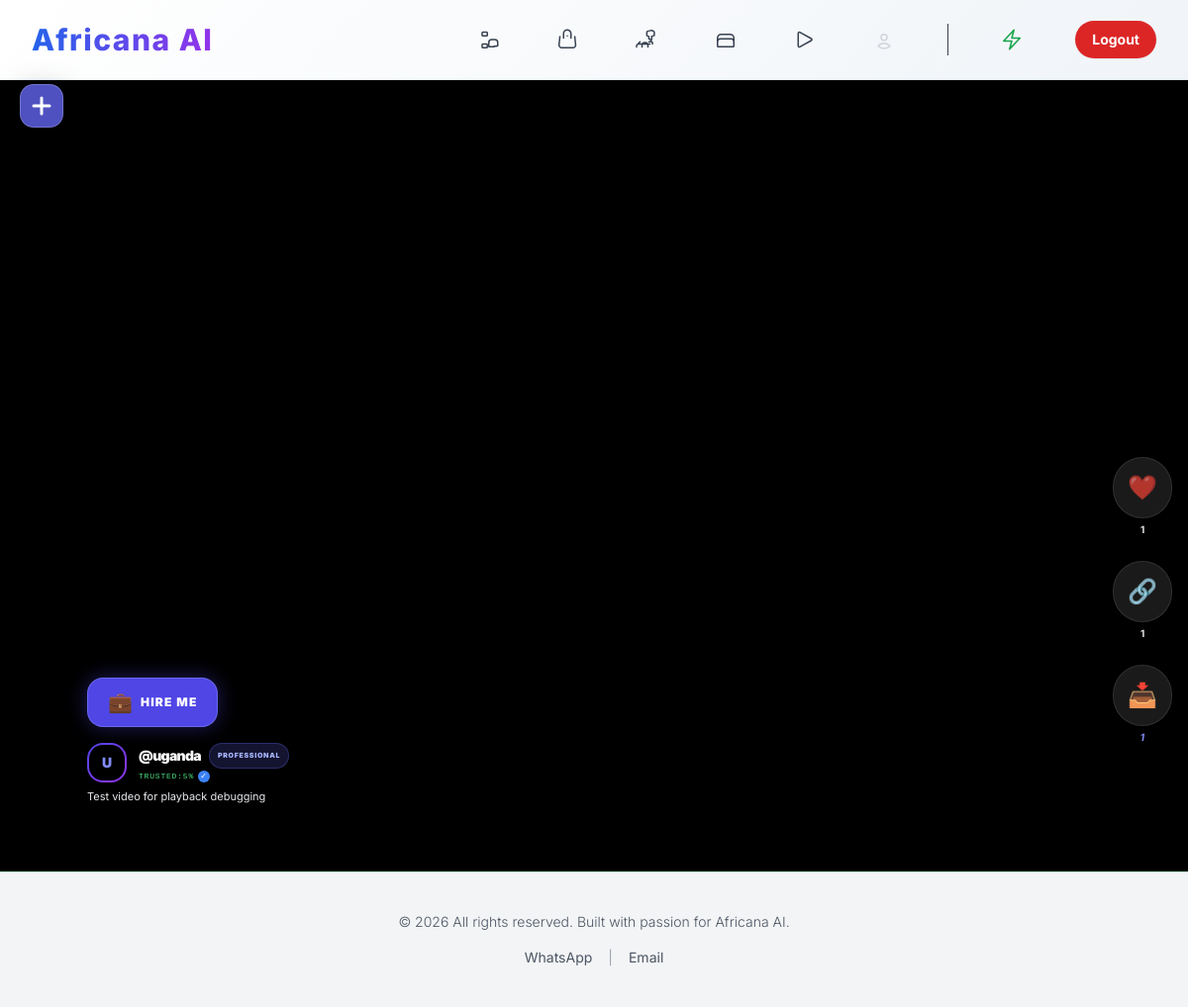
Screenshot of /social/feed/ (signed in) with the database file from the repository.
### social/models.py (models this page shows, shortened)
class BusinessReel(models.Model):
    author = models.ForeignKey(User, on_delete=models.CASCADE, related_name='reels')
    video = CloudinaryField(
        'video',
        folder='africana_reels/',
        help_text="Optimized for low-bandwidth delivery across Africa."
    )
    thumbnail = CloudinaryField('image', folder='africana_thumbnails/', blank=True, null=True)
    caption = models.TextField(max_length=500)
    language = models.CharField(max_length=10, default='en', help_text="Content language code (e.g., 'en', 'sw', 'lg')")
    tags = models.TextField(blank=True, help_text="Comma-separated tags for content discovery")
    price = models.DecimalField(
        max_digits=12,
        decimal_places=2,
        null=True,
        blank=True,
        help_text="Public price. Leave blank for professional/work-sample content."
    )
    currency = models.CharField(max_length=10, default="UGX", blank=True)
    floor_price = models.DecimalField(
        max_digits=12,
        decimal_places=2,
        null=True,
        blank=True,
        help_text="Absolute minimum the AI Agent can accept. (Secret)"
    )
    likes = models.ManyToManyField(User, related_name='liked_reels', blank=True)
    share_count = models.PositiveIntegerField(default=0)
    download_count = models.PositiveIntegerField(default=0)
    share_token = models.UUIDField(default=uuid.uuid4, editable=False, unique=True)
    is_low_bandwidth_optimized = models.BooleanField(default=True)
    is_active = models.BooleanField(default=True)
    created_at = models.DateTimeField(auto_now_add=True)
    class Meta:
        ordering = ['-created_at']
    @property
    def total_likes(self):
        return self.likes.count()

class SocialProfile(models.Model):
    user = models.OneToOneField(User, on_delete=models.CASCADE, related_name='social_profile')
    trust_score = models.FloatField(
        default=0.0,
        help_text="Dynamic score (0-100) based on verified transactions."
    )
    trust_signature = models.CharField(max_length=255, blank=True)
    verified_deals_count = models.PositiveIntegerField(default=0)
    is_verified_merchant = models.BooleanField(
        default=False,
        help_text="Awarded after AI assessment and identity verification."
    )
    whatsapp_number = models.CharField(
        max_length=20,
        blank=True,
        null=True,
        help_text="Enter with country code (e.g., 256700000000). Used for 'Hire Me' / 'Order' buttons."
    )
    auto_negotiation_enabled = models.BooleanField(
        default=True,
        help_text="Enables the AI Agent to haggle on behalf of the user."
    )
    minimum_margin_percent = models.DecimalField(
        max_digits=5,
        decimal_places=2,
        default=10.00
    )
    bento_config = models.JSONField(default=dict, blank=True)

### users/models.py (models this page shows, shortened)
class CustomUser(AbstractUser):
    headline = models.CharField(_("Headline"), max_length=255, blank=True, null=True,
                                help_text=_("A professional title or summary, like 'Senior Django Developer'"))
    about = models.TextField(_("About Summary"), blank=True, null=True,
                             help_text=_("A summary of your professional journey and goals."))
    location = models.CharField(_("Location"), max_length=100, blank=True, null=True)
    language = models.CharField(_("Preferred Language"), max_length=10, default='en',
                                help_text=_("User's preferred language for content, e.g., 'en', 'sw', 'fr'"))
    profile_image = CloudinaryField('profile_image', blank=True, null=True,
                                    help_text=_("Upload a professional profile picture."))
    user_type = models.CharField(_("User Type"), max_length=20, choices=[
        ('regular', 'Regular User'),
        ('investor', 'Investor'),
    ], default='regular', help_text=_("Type of user account."))
    is_approved = models.BooleanField(_("Is Approved"), default=False,
                                      help_text=_("Whether this investor account is approved to post partner content."))
    groups = models.ManyToManyField(
        Group,
        verbose_name=_('groups'),
        blank=True,
        related_name="customuser_set",
        related_query_name="customuser",
    )
    user_permissions = models.ManyToManyField(
        Permission,
        verbose_name=_('user permissions'),
        blank=True,
        related_name="customuser_permissions_set",
        related_query_name="customuser_permission",
    )

### social/views.py (the view)
# urls.py: path('feed/', views.FeedView.as_view(), name='social_feed'),
class FeedView(ListView):
    model = BusinessReel
    template_name = 'social/feed.html'
    context_object_name = 'reels'
    def get_queryset(self):
        return BusinessReel.objects.filter(is_active=True).select_related(
            'author',
            'author__social_profile'
        ).order_by('-created_at')

### social/templates/social/feed.html (shortened to what this page needs)
{% extends "base.html" %}
{% block content %}
<div class="publish-fab">
    <a href="{% url 'social:upload_reel' %}" class="plus-btn" title="Publish New Reel">
        <svg xmlns="http://www.w3.org/2000/svg" class="h-6 w-6" fill="none" viewBox="0 0 24 24" stroke="currentColor">
            <path stroke-linecap="round" stroke-linejoin="round" stroke-width="3" d="M12 4v16m8-8H4" />
        </svg>
    </a>
</div>
<div id="reel-container" class="no-scrollbar">
    {% for reel in reels %}
    <section data-reel-id="{{ reel.id }}" data-author-id="{{ reel.author.id }}">
        <video
            class="w-full h-full object-cover"
            src="{{ reel.video.url }}"
            playsinline
            autoplay
            muted
            loop
            preload="metadata"
            type="video/mp4"
            poster="{% if reel.thumbnail %}{{ reel.thumbnail.url }}{% endif %}"
            onerror="handleVideoError(this)"
            onloadstart="handleVideoLoadStart(this)"
            oncanplay="handleVideoCanPlay(this)"
            onplay="handleVideoPlay(this)"
            onpause="handleVideoPause(this)"
            onclick="handleVideoClick(this)">
        </video>
        <div class="absolute right-4 bottom-64 md:bottom-32 flex flex-col space-y-6 items-center z-50">
            <button onclick="toggleLike(this, '{{ reel.id }}')" class="flex flex-col items-center">
                <div class="p-3 md:p-3.5 side-btn rounded-full">
                    <span class="text-xl md:text-2xl heart-icon {% if user in reel.likes.all %}heart-active{% endif %}">❤️</span>
                </div>
                <span class="text-[10px] mt-1 font-bold text-white/90" id="like-count-{{ reel.id }}">{{ reel.total_likes }}</span>
            </button>
            <button onclick="shareReel(this, '{{ reel.id }}', '{{ reel.share_token }}')" class="flex flex-col items-center">
                <div class="p-3 md:p-3.5 side-btn rounded-full">
                    <span class="text-xl md:text-2xl">🔗</span>
                </div>
                <span class="text-[10px] mt-1 font-bold text-white/90" id="share-count-{{ reel.id }}">{{ reel.share_count|default:"0" }}</span>
            </button>
            <button onclick="downloadWithBranding(this, '{{ reel.id }}', '{{ reel.video.url }}')" class="flex flex-col items-center">
                <div class="p-3 md:p-3.5 side-btn rounded-full border-indigo-500/30">
                    <span class="text-xl md:text-2xl">📥</span>
                </div>
                <span class="text-[10px] mt-1 font-bold text-indigo-400 italic" id="download-count-{{ reel.id }}">{{ reel.download_count|default:"0" }}</span>
            </button>
        </div>
        <div class="absolute bottom-0 left-0 w-full video-overlay text-white">
            <div class="max-w-5xl mx-auto flex flex-col space-y-4">
                <div class="flex justify-start">
                    {% if reel.price %}
                        <button onclick="triggerHaggle('{{ reel.id }}', '{{ reel.author.social_profile.whatsapp_number }}', '{{ reel.caption|escapejs }}', '{{ reel.price }}', '{{ reel.currency }}')" class="flex items-center bg-green-600 px-5 py-2.5 rounded-2xl shadow-[0_0_20px_rgba(34,197,94,0.4)] border border-green-400/50 agent-pulse group">
                            <span class="text-xl mr-2">🤝</span>
                            <span class="text-xs font-black uppercase tracking-widest text-white">Buy Now</span>
                        </button>
                    {% else %}
                        <button onclick="initiateHire('{{ reel.id }}', '{{ reel.author.social_profile.whatsapp_number }}', '{{ reel.caption|escapejs }}')" class="flex items-center bg-indigo-600 px-5 py-2.5 rounded-2xl shadow-[0_0_20px_rgba(79,70,229,0.4)] border border-indigo-400/50 group">
                            <span class="text-xl mr-2">💼</span>
                            <span class="text-xs font-black uppercase tracking-widest text-white">Hire Me</span>
                        </button>
                    {% endif %}
                </div>
                <div class="flex-1">
                    <div class="flex items-center space-x-3 mb-2">
                        <div class="w-10 h-10 rounded-2xl bg-gradient-to-br from-indigo-600 to-purple-600 p-[2px] profile-static">
                            <div class="w-full h-full rounded-[14px] bg-black overflow-hidden">
                                {% if reel.author.profile_image %}
                                    <img src="{{ reel.author.profile_image.url }}" class="w-full h-full object-cover">
                                {% else %}
                                    <div class="w-full h-full flex items-center justify-center font-black text-indigo-400 text-sm">
                                        {{ reel.author.username|slice:":1"|upper }}
                                    </div>
                                {% endif %}
                            </div>
                        </div>
                        <div>
                            <h2 class="font-black text-sm tracking-tighter flex items-center">
                                @{{ reel.author.username }}
                                {% if reel.price %}
                                <span class="ml-2 bg-green-500/20 text-green-400 text-[7px] px-2 py-0.5 rounded-full border border-green-500/30 uppercase tracking-widest">Merchant</span>
                                {% else %}
                                <span class="ml-2 bg-indigo-500/20 text-indigo-300 text-[7px] px-2 py-0.5 rounded-full border border-indigo-500/30 uppercase tracking-widest">Professional</span>
                                {% endif %}
                            </h2>
                            <p class="text-green-400 text-[8px] font-mono uppercase tracking-[0.1em] flex items-center mt-0.5">
                                Trusted: <span class="trust-display-{{ reel.author.id }}">{{ reel.author.social_profile.trust_score|floatformat:0 }}</span>%
                                <span id="verification-seal-{{ reel.author.id }}" class="verification-seal {% if not reel.author.social_profile.is_verified_merchant %}hidden{% endif %}">✓</span>
                            </p>
                        </div>
                    </div>
                    <p class="text-[11px] text-gray-200 max-w-[260px] line-clamp-2 mb-2 leading-tight">
                        {{ reel.caption }}
                    </p>
                </div>
            </div>
        </div>
    </section>
    {% endfor %}
</div>
{% endblock %}

### templates/base.html (style rules this page uses)
body { font-family: 'Inter', sans-serif; padding-bottom: 60px; background: linear-gradient(135deg, #f8fafc 0%, #f0f4f8 100%); }
@media (min-width: 768px) { body { padding-bottom: 0; } }

### social/templates/social/feed.html (style rules this page uses)
html, body { margin: 0; padding: 0; height: 100%; overflow: hidden; background-color: black; }
.no-scrollbar { -ms-overflow-style: none; scrollbar-width: none; }
#reel-container { height: 100vh; width: 100%; scroll-snap-type: y mandatory; overflow-y: scroll; overflow-x: hidden; background-color: black; position: relative; }
section { scroll-snap-align: start; scroll-snap-stop: always; height: 100vh; width: 100%; position: relative; display: flex; align-items: center; justify-content: center; }
.video-overlay { position: absolute; bottom: 0; left: 0; width: 100%; padding: 20px 20px 140px 20px; background: linear-gradient(to top, rgba(0,0,0,0.98) 0%, rgba(0,0,0,0.5) 50%, transparent 100%); z-index: 40; pointer-events: none; }
@media (min-width: 768px) { .video-overlay { padding: 60px 24px; } }
.video-overlay * { pointer-events: auto; }
.publish-fab { position: fixed; top: 85px; left: 20px; z-index: 100; }
.plus-btn { width: 44px; height: 44px; display: flex; align-items: center; justify-content: center; background: rgba(99, 102, 241, 0.8); backdrop-filter: blur(12px); border: 1px solid rgba(255, 255, 255, 0.2); border-radius: 14px; color: white; box-shadow: 0 8px 32px rgba(0, 0, 0, 0.3); transition: all 0.3s cubic-bezier(0.4, 0, 0.2, 1); }
.heart-icon { color: rgba(255, 255, 255, 0.7); transition: all 0.3s ease; }
.profile-static { pointer-events: none; cursor: default; }
.side-btn { background: rgba(255, 255, 255, 0.1); backdrop-filter: blur(10px); border: 1px solid rgba(255, 255, 255, 0.1); transition: all 0.2s; }
.verification-seal { display: inline-flex; align-items: center; justify-content: center; width: 12px; height: 12px; background: #3b82f6; color: white; border-radius: 50%; font-size: 8px; margin-left: 4px; }

### rows the page displays
BusinessReel: total_likes "1", share_count "1", download_count "1", author.username "U", author.username "uganda", shows "PROFESSIONAL", author.social_profile.trust_score "5", caption "Test video for playback debugging"
